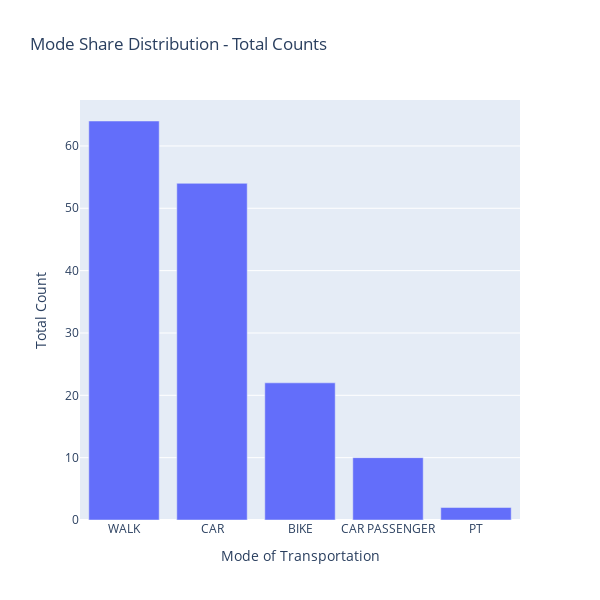
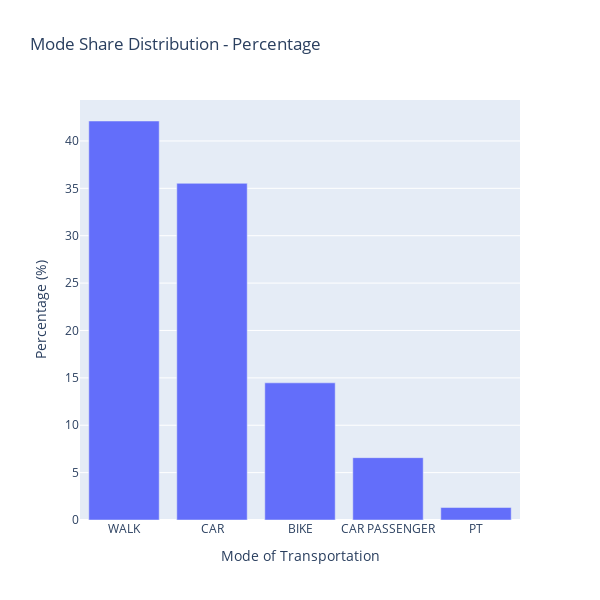

Notebook cell for these charts, in order:
### Markdown cell above
### Display Data

### Code cell
# Capitalize and remove underscores from mode names
df_mz_trips['mode'] = df_mz_trips['mode'].str.replace('_', ' ').str.upper()

# Calculate total counts for each mode
mode_counts = df_mz_trips['mode'].value_counts().reset_index()
mode_counts.columns = ['Mode', 'Count']

# Plot total counts
fig1 = px.bar(mode_counts, x='Mode', y='Count', title='Mode Share Distribution - Total Counts',
              labels={'Count': 'Total Count', 'Mode': 'Mode of Transportation'})
fig1.update_layout(width=600, height=600)
fig1.show()

# Calculate percentage distribution for each mode
mode_counts['Percentage'] = (mode_counts['Count'] / mode_counts['Count'].sum()) * 100

# Plot percentage distribution
fig2 = px.bar(mode_counts, x='Mode', y='Percentage', title='Mode Share Distribution - Percentage',
              labels={'Percentage': 'Percentage (%)', 'Mode': 'Mode of Transportation'})
fig2.update_layout(width=600, height=600)
fig2.show()

### Figure 1 — Plotly figure (JSON) as saved in the notebook; plotly's stock layout.template omitted (floating-point values rounded to 4 significant figures)
{"data": [{"alignmentgroup": "True", "hovertemplate": "Mode of Transportation=%{x}<br>Total Count=%{y}<extra></extra>", "legendgroup": "", "marker": {"color": "#636efa", "pattern": {"shape": ""}}, "name": "", "offsetgroup": "", "orientation": "v", "showlegend": false, "textposition": "auto", "type": "bar", "x": ["WALK", "CAR", "BIKE", "CAR PASSENGER", "PT"], "xaxis": "x", "y": [64, 54, 22, 10, 2], "yaxis": "y"}], "layout": {"barmode": "relative", "height": 600, "legend": {"tracegroupgap": 0}, "title": {"text": "Mode Share Distribution - Total Counts"}, "width": 600, "xaxis": {"anchor": "y", "domain": [0, 1], "title": {"text": "Mode of Transportation"}}, "yaxis": {"anchor": "x", "domain": [0, 1], "title": {"text": "Total Count"}}}}

### Figure 2 — Plotly figure (JSON) as saved in the notebook; plotly's stock layout.template omitted (floating-point values rounded to 4 significant figures)
{"data": [{"alignmentgroup": "True", "hovertemplate": "Mode of Transportation=%{x}<br>Percentage (%)=%{y}<extra></extra>", "legendgroup": "", "marker": {"color": "#636efa", "pattern": {"shape": ""}}, "name": "", "offsetgroup": "", "orientation": "v", "showlegend": false, "textposition": "auto", "type": "bar", "x": ["WALK", "CAR", "BIKE", "CAR PASSENGER", "PT"], "xaxis": "x", "y": [42.11, 35.53, 14.47, 6.579, 1.316], "yaxis": "y"}], "layout": {"barmode": "relative", "height": 600, "legend": {"tracegroupgap": 0}, "title": {"text": "Mode Share Distribution - Percentage"}, "width": 600, "xaxis": {"anchor": "y", "domain": [0, 1], "title": {"text": "Mode of Transportation"}}, "yaxis": {"anchor": "x", "domain": [0, 1], "title": {"text": "Percentage (%)"}}}}
